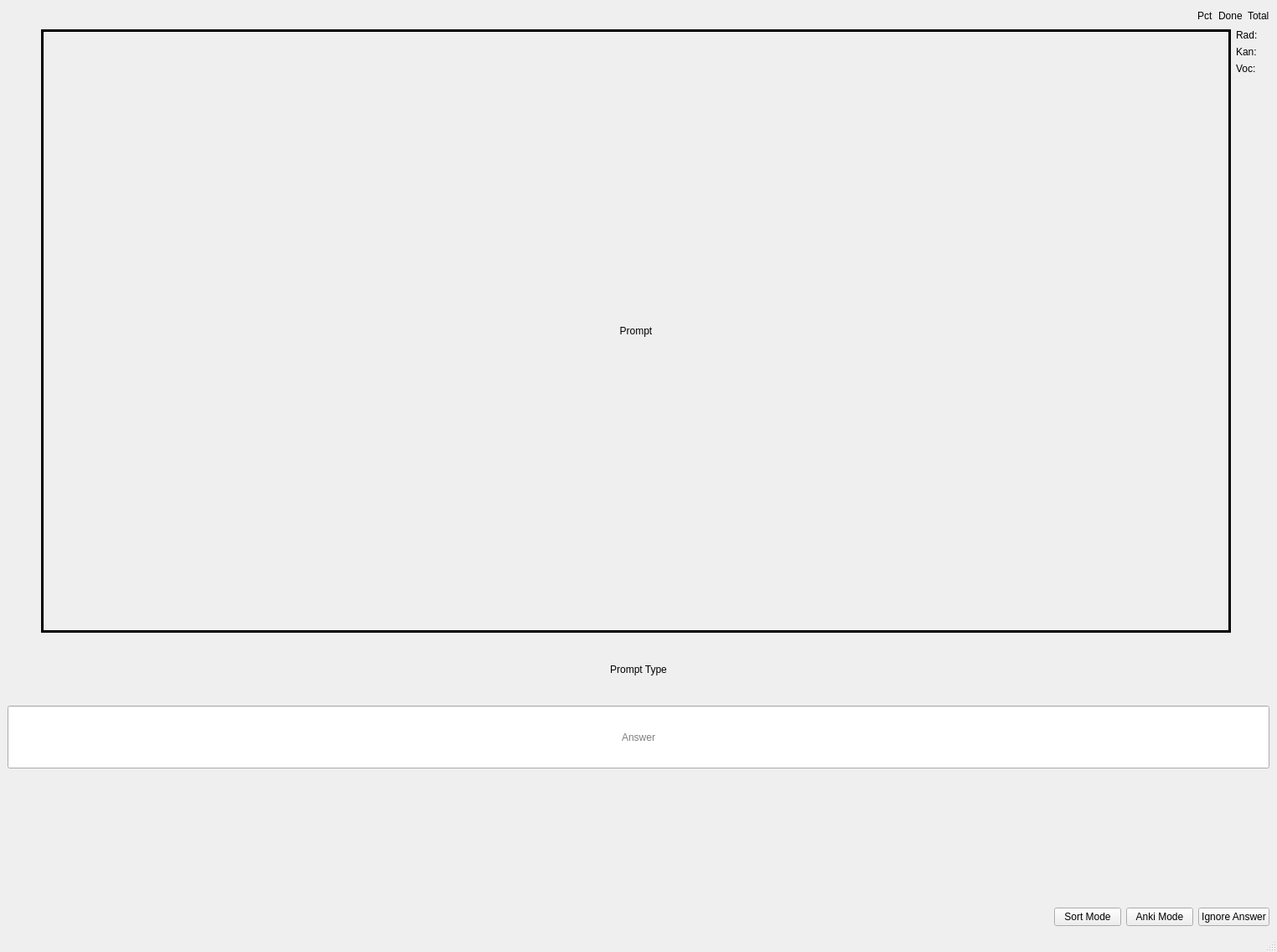
<?xml version="1.0" encoding="UTF-8"?>
<ui version="4.0">
 <class>MainWindow</class>
 <widget class="QMainWindow" name="MainWindow">
  <property name="geometry">
   <rect>
    <x>0</x>
    <y>0</y>
    <width>1524</width>
    <height>1136</height>
   </rect>
  </property>
  <property name="windowTitle">
   <string>MainWindow</string>
  </property>
  <widget class="QWidget" name="centralwidget">
   <layout class="QVBoxLayout" name="verticalLayout_2">
    <item>
     <layout class="QHBoxLayout" name="horizontalLayout_2">
      <item>
       <spacer name="horizontalSpacer_3">
        <property name="orientation">
         <enum>Qt::Horizontal</enum>
        </property>
        <property name="sizeHint" stdset="0">
         <size>
          <width>40</width>
          <height>20</height>
         </size>
        </property>
       </spacer>
      </item>
      <item>
       <widget class="QLabel" name="percentCorrect">
        <property name="text">
         <string>Pct</string>
        </property>
       </widget>
      </item>
      <item>
       <widget class="QLabel" name="totalDone">
        <property name="text">
         <string>Done</string>
        </property>
       </widget>
      </item>
      <item>
       <widget class="QLabel" name="totalToDo">
        <property name="text">
         <string>Total</string>
        </property>
       </widget>
      </item>
     </layout>
    </item>
    <item>
     <layout class="QVBoxLayout" name="verticalLayout">
      <item>
       <layout class="QHBoxLayout" name="horizontalLayout">
        <item>
         <spacer name="horizontalSpacer_2">
          <property name="orientation">
           <enum>Qt::Horizontal</enum>
          </property>
          <property name="sizeType">
           <enum>QSizePolicy::Fixed</enum>
          </property>
          <property name="sizeHint" stdset="0">
           <size>
            <width>40</width>
            <height>20</height>
           </size>
          </property>
         </spacer>
        </item>
        <item>
         <widget class="QLabel" name="promptLabel">
          <property name="sizePolicy">
           <sizepolicy hsizetype="Expanding" vsizetype="Preferred">
            <horstretch>0</horstretch>
            <verstretch>0</verstretch>
           </sizepolicy>
          </property>
          <property name="minimumSize">
           <size>
            <width>300</width>
            <height>0</height>
           </size>
          </property>
          <property name="frameShape">
           <enum>QFrame::Box</enum>
          </property>
          <property name="lineWidth">
           <number>3</number>
          </property>
          <property name="text">
           <string>Prompt</string>
          </property>
          <property name="alignment">
           <set>Qt::AlignCenter</set>
          </property>
         </widget>
        </item>
        <item>
         <layout class="QVBoxLayout" name="verticalLayout_3">
          <item>
           <widget class="QLabel" name="radicalCountToDo">
            <property name="sizePolicy">
             <sizepolicy hsizetype="Fixed" vsizetype="Preferred">
              <horstretch>0</horstretch>
              <verstretch>0</verstretch>
             </sizepolicy>
            </property>
            <property name="minimumSize">
             <size>
              <width>40</width>
              <height>0</height>
             </size>
            </property>
            <property name="text">
             <string>Rad: </string>
            </property>
           </widget>
          </item>
          <item>
           <widget class="QLabel" name="kanjiCountToDo">
            <property name="sizePolicy">
             <sizepolicy hsizetype="Fixed" vsizetype="Preferred">
              <horstretch>0</horstretch>
              <verstretch>0</verstretch>
             </sizepolicy>
            </property>
            <property name="minimumSize">
             <size>
              <width>40</width>
              <height>0</height>
             </size>
            </property>
            <property name="text">
             <string>Kan:</string>
            </property>
           </widget>
          </item>
          <item>
           <widget class="QLabel" name="vocabularyCountToDo">
            <property name="sizePolicy">
             <sizepolicy hsizetype="Fixed" vsizetype="Preferred">
              <horstretch>0</horstretch>
              <verstretch>0</verstretch>
             </sizepolicy>
            </property>
            <property name="minimumSize">
             <size>
              <width>40</width>
              <height>0</height>
             </size>
            </property>
            <property name="text">
             <string>Voc:</string>
            </property>
           </widget>
          </item>
          <item>
           <spacer name="verticalSpacer">
            <property name="orientation">
             <enum>Qt::Vertical</enum>
            </property>
            <property name="sizeHint" stdset="0">
             <size>
              <width>20</width>
              <height>40</height>
             </size>
            </property>
           </spacer>
          </item>
         </layout>
        </item>
       </layout>
      </item>
     </layout>
    </item>
    <item>
     <widget class="QLabel" name="promptType">
      <property name="minimumSize">
       <size>
        <width>0</width>
        <height>75</height>
       </size>
      </property>
      <property name="text">
       <string>Prompt Type</string>
      </property>
      <property name="alignment">
       <set>Qt::AlignCenter</set>
      </property>
     </widget>
    </item>
    <item>
     <widget class="QLineEdit" name="answerBox">
      <property name="minimumSize">
       <size>
        <width>0</width>
        <height>75</height>
       </size>
      </property>
      <property name="alignment">
       <set>Qt::AlignCenter</set>
      </property>
      <property name="placeholderText">
       <string>Answer</string>
      </property>
     </widget>
    </item>
    <item>
     <spacer name="horizontalSpacer_4">
      <property name="orientation">
       <enum>Qt::Vertical</enum>
      </property>
      <property name="sizeType">
       <enum>QSizePolicy::Preferred</enum>
      </property>
      <property name="sizeHint" stdset="0">
       <size>
        <width>20</width>
        <height>160</height>
       </size>
      </property>
     </spacer>
    </item>
    <item>
     <layout class="QHBoxLayout" name="horizontalLayout_3">
      <item>
       <spacer name="horizontalSpacer_5">
        <property name="orientation">
         <enum>Qt::Horizontal</enum>
        </property>
        <property name="sizeHint" stdset="0">
         <size>
          <width>40</width>
          <height>20</height>
         </size>
        </property>
       </spacer>
      </item>
      <item>
       <widget class="QPushButton" name="sortMode">
        <property name="text">
         <string>Sort Mode</string>
        </property>
       </widget>
      </item>
      <item>
       <widget class="QPushButton" name="reviewMode">
        <property name="text">
         <string>Anki Mode</string>
        </property>
       </widget>
      </item>
      <item>
       <widget class="QPushButton" name="ignoreAnswer">
        <property name="text">
         <string>Ignore Answer</string>
        </property>
       </widget>
      </item>
     </layout>
    </item>
   </layout>
  </widget>
  <widget class="QMenuBar" name="menubar">
   <property name="geometry">
    <rect>
     <x>0</x>
     <y>0</y>
     <width>1524</width>
     <height>24</height>
    </rect>
   </property>
  </widget>
  <widget class="QStatusBar" name="statusbar"/>
 </widget>
 <resources/>
 <connections/>
</ui>
